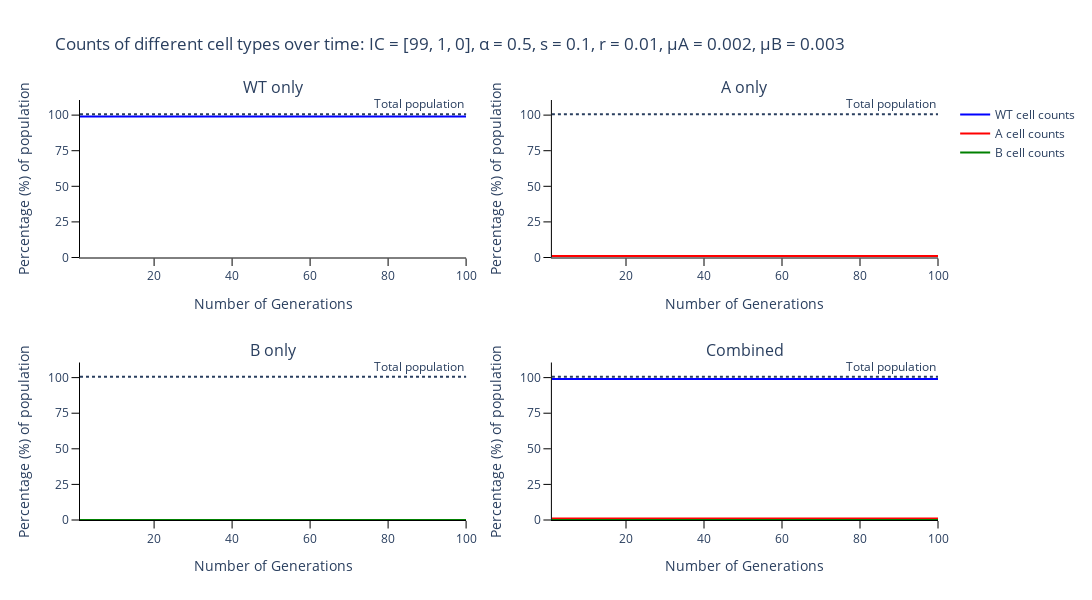

Notebook code for this chart:
### Markdown cell above
### Plot output of Gillespie for the different species of cells

### Code cell
# Trace names - represent the type of cells for the simulation
trace_name = ['{} cell counts'.format(s) for s in species]

# Names of panels
panels = ['{} only'.format(s) for s in species]
panels.append('Combined')

fig = go.Figure()
fig = make_subplots(rows=int(np.ceil(len(panels)/2)), cols=2, subplot_titles=tuple('{}'.format(p) for p in panels))

# Add traces to the separate counts panels
for s, spec in enumerate(species):
    fig.add_trace(
        go.Scatter(
            y=output_algorithm[:, s],
            x=times,
            mode='lines',
            name=trace_name[s],
            line_color=colours[s]
        ),
        row= int(np.floor(s / 2)) + 1,
        col= s % 2 + 1
    )

# Add traces to last total panel
for s, spec in enumerate(species):
    fig.add_trace(
        go.Scatter(
            y=output_algorithm[:, s],
            x=times,
            mode='lines',
            name=trace_name[s],
            line_color=colours[s],
            showlegend=False
        ),
        row=int(np.ceil(len(panels)/2)),
        col=2
    )

for p, _ in enumerate(panels):
    fig.add_hline(
        y=sum(initial_population),
        line_dash='dot',
        annotation_text='Total population', fillcolor='black',
        annotation_position='top right',
        row= int(np.floor(p / 2)) + 1,
        col= p % 2 + 1)

    fig.update_yaxes(ticks='outside', tickcolor='black', ticklen=7.5, title_text='Percentage (%) of population', row=int(np.floor(p / 2)) + 1, col=p % 2 + 1)
    fig.update_xaxes(ticks='outside', tickcolor='black', ticklen=7.5, title_text='Number of Generations', row=int(np.floor(p / 2)) + 1, col=p % 2 + 1)


# Add axis labels
fig.update_layout(
    title='Counts of different cell types over time: IC = {}, α = {}, s = {}, r = {}, μA = {}, μB = {}'.format(parameters[0:3], parameters[3], parameters[4], parameters[5], parameters[6], parameters[7]),
    width=1100, 
    height=600,
    plot_bgcolor='white',
    xaxis=dict(
        linecolor='black'
        ),
    yaxis=dict(
        linecolor='black',
        range = [0, sum(initial_population)+10],
        tickvals=np.arange(0, sum(initial_population)+1, 25).tolist(),
        ticktext=['0', '25', '50', '75', '100']),
    xaxis2=dict(
        linecolor='black'
        ),
    yaxis2=dict(
        linecolor='black',
        range = [0, sum(initial_population)+10],
        tickvals=np.arange(0, sum(initial_population)+1, 25).tolist(),
        ticktext=['0', '25', '50', '75', '100']),
    xaxis3=dict(
        linecolor='black'
        ),
    yaxis3=dict(
        linecolor='black',
        range = [0, sum(initial_population)+10],
        tickvals=np.arange(0, sum(initial_population)+1, 25).tolist(),
        ticktext=['0', '25', '50', '75', '100']),
    xaxis4=dict(
        linecolor='black'
        ),
    yaxis4=dict(
        linecolor='black',
        range = [0, sum(initial_population)+10],
        tickvals=np.arange(0, sum(initial_population)+1, 25).tolist(),
        ticktext=['0', '25', '50', '75', '100']),
    #legend=dict(
    #    orientation="h",
    #    yanchor="bottom",
    #    y=1.02,
    #    xanchor="right",
    #    x=1
    #)
    )

fig.write_image('images/Stem-counts-gillespie.pdf')
fig.show()

### Figure 1 — Plotly figure (JSON) as saved in the notebook; plotly's stock layout.template omitted (floating-point values rounded to 4 significant figures)
{"data": [{"line": {"color": "blue"}, "mode": "lines", "name": "WT cell counts", "type": "scatter", "x": [1, 2, 3, 4, 5, 6, 7, 8, 9, 10, 11, 12, 13, 14, 15, 16, 17, 18, 19, 20, 21, 22, 23, 24, 25, 26, 27, 28, 29, 30, 31, 32, 33, 34, 35, 36, 37, 38, 39, 40, 41, 42, 43, 44, 45, 46, 47, 48, 49, 50, 51, 52, 53, 54, 55, 56, 57, 58, 59, 60, 61, 62, 63, 64, 65, 66, 67, 68, 69, 70, 71, 72, 73, 74, 75, 76, 77, 78, 79, 80, 81, 82, 83, 84, 85, 86, 87, 88, 89, 90, 91, 92, 93, 94, 95, 96, 97, 98, 99, 100], "xaxis": "x", "y": [99, 99, 99, 99, 99, 99, 99, 99, 99, 99, 99, 99, 99, 99, 99, 99, 99, 99, 99, 99, 99, 99, 99, 99, 99, 99, 99, 99, 99, 99, 99, 99, 99, 99, 99, 99, 99, 99, 99, 99, 99, 99, 99, 99, 99, 99, 99, 99, 99, 99, 99, 99, 99, 99, 99, 99, 99, 99, 99, 99, 99, 99, 99, 99, 99, 99, 99, 99, 99, 99, 99, 99, 99, 99, 99, 99, 99, 99, 99, 99, 99, 99, 99, 99, 99, 99, 99, 99, 99, 99, 99, 99, 99, 99, 99, 99, 99, 99, 99, 99], "yaxis": "y"}, {"line": {"color": "red"}, "mode": "lines", "name": "A cell counts", "type": "scatter", "x": [1, 2, 3, 4, 5, 6, 7, 8, 9, 10, 11, 12, 13, 14, 15, 16, 17, 18, 19, 20, 21, 22, 23, 24, 25, 26, 27, 28, 29, 30, 31, 32, 33, 34, 35, 36, 37, 38, 39, 40, 41, 42, 43, 44, 45, 46, 47, 48, 49, 50, 51, 52, 53, 54, 55, 56, 57, 58, 59, 60, 61, 62, 63, 64, 65, 66, 67, 68, 69, 70, 71, 72, 73, 74, 75, 76, 77, 78, 79, 80, 81, 82, 83, 84, 85, 86, 87, 88, 89, 90, 91, 92, 93, 94, 95, 96, 97, 98, 99, 100], "xaxis": "x2", "y": [1, 1, 1, 1, 1, 1, 1, 1, 1, 1, 1, 1, 1, 1, 1, 1, 1, 1, 1, 1, 1, 1, 1, 1, 1, 1, 1, 1, 1, 1, 1, 1, 1, 1, 1, 1, 1, 1, 1, 1, 1, 1, 1, 1, 1, 1, 1, 1, 1, 1, 1, 1, 1, 1, 1, 1, 1, 1, 1, 1, 1, 1, 1, 1, 1, 1, 1, 1, 1, 1, 1, 1, 1, 1, 1, 1, 1, 1, 1, 1, 1, 1, 1, 1, 1, 1, 1, 1, 1, 1, 1, 1, 1, 1, 1, 1, 1, 1, 1, 1], "yaxis": "y2"}, {"line": {"color": "green"}, "mode": "lines", "name": "B cell counts", "type": "scatter", "x": [1, 2, 3, 4, 5, 6, 7, 8, 9, 10, 11, 12, 13, 14, 15, 16, 17, 18, 19, 20, 21, 22, 23, 24, 25, 26, 27, 28, 29, 30, 31, 32, 33, 34, 35, 36, 37, 38, 39, 40, 41, 42, 43, 44, 45, 46, 47, 48, 49, 50, 51, 52, 53, 54, 55, 56, 57, 58, 59, 60, 61, 62, 63, 64, 65, 66, 67, 68, 69, 70, 71, 72, 73, 74, 75, 76, 77, 78, 79, 80, 81, 82, 83, 84, 85, 86, 87, 88, 89, 90, 91, 92, 93, 94, 95, 96, 97, 98, 99, 100], "xaxis": "x3", "y": [0, 0, 0, 0, 0, 0, 0, 0, 0, 0, 0, 0, 0, 0, 0, 0, 0, 0, 0, 0, 0, 0, 0, 0, 0, 0, 0, 0, 0, 0, 0, 0, 0, 0, 0, 0, 0, 0, 0, 0, 0, 0, 0, 0, 0, 0, 0, 0, 0, 0, 0, 0, 0, 0, 0, 0, 0, 0, 0, 0, 0, 0, 0, 0, 0, 0, 0, 0, 0, 0, 0, 0, 0, 0, 0, 0, 0, 0, 0, 0, 0, 0, 0, 0, 0, 0, 0, 0, 0, 0, 0, 0, 0, 0, 0, 0, 0, 0, 0, 0], "yaxis": "y3"}, {"line": {"color": "blue"}, "mode": "lines", "name": "WT cell counts", "showlegend": false, "type": "scatter", "x": [1, 2, 3, 4, 5, 6, 7, 8, 9, 10, 11, 12, 13, 14, 15, 16, 17, 18, 19, 20, 21, 22, 23, 24, 25, 26, 27, 28, 29, 30, 31, 32, 33, 34, 35, 36, 37, 38, 39, 40, 41, 42, 43, 44, 45, 46, 47, 48, 49, 50, 51, 52, 53, 54, 55, 56, 57, 58, 59, 60, 61, 62, 63, 64, 65, 66, 67, 68, 69, 70, 71, 72, 73, 74, 75, 76, 77, 78, 79, 80, 81, 82, 83, 84, 85, 86, 87, 88, 89, 90, 91, 92, 93, 94, 95, 96, 97, 98, 99, 100], "xaxis": "x4", "y": [99, 99, 99, 99, 99, 99, 99, 99, 99, 99, 99, 99, 99, 99, 99, 99, 99, 99, 99, 99, 99, 99, 99, 99, 99, 99, 99, 99, 99, 99, 99, 99, 99, 99, 99, 99, 99, 99, 99, 99, 99, 99, 99, 99, 99, 99, 99, 99, 99, 99, 99, 99, 99, 99, 99, 99, 99, 99, 99, 99, 99, 99, 99, 99, 99, 99, 99, 99, 99, 99, 99, 99, 99, 99, 99, 99, 99, 99, 99, 99, 99, 99, 99, 99, 99, 99, 99, 99, 99, 99, 99, 99, 99, 99, 99, 99, 99, 99, 99, 99], "yaxis": "y4"}, {"line": {"color": "red"}, "mode": "lines", "name": "A cell counts", "showlegend": false, "type": "scatter", "x": [1, 2, 3, 4, 5, 6, 7, 8, 9, 10, 11, 12, 13, 14, 15, 16, 17, 18, 19, 20, 21, 22, 23, 24, 25, 26, 27, 28, 29, 30, 31, 32, 33, 34, 35, 36, 37, 38, 39, 40, 41, 42, 43, 44, 45, 46, 47, 48, 49, 50, 51, 52, 53, 54, 55, 56, 57, 58, 59, 60, 61, 62, 63, 64, 65, 66, 67, 68, 69, 70, 71, 72, 73, 74, 75, 76, 77, 78, 79, 80, 81, 82, 83, 84, 85, 86, 87, 88, 89, 90, 91, 92, 93, 94, 95, 96, 97, 98, 99, 100], "xaxis": "x4", "y": [1, 1, 1, 1, 1, 1, 1, 1, 1, 1, 1, 1, 1, 1, 1, 1, 1, 1, 1, 1, 1, 1, 1, 1, 1, 1, 1, 1, 1, 1, 1, 1, 1, 1, 1, 1, 1, 1, 1, 1, 1, 1, 1, 1, 1, 1, 1, 1, 1, 1, 1, 1, 1, 1, 1, 1, 1, 1, 1, 1, 1, 1, 1, 1, 1, 1, 1, 1, 1, 1, 1, 1, 1, 1, 1, 1, 1, 1, 1, 1, 1, 1, 1, 1, 1, 1, 1, 1, 1, 1, 1, 1, 1, 1, 1, 1, 1, 1, 1, 1], "yaxis": "y4"}, {"line": {"color": "green"}, "mode": "lines", "name": "B cell counts", "showlegend": false, "type": "scatter", "x": [1, 2, 3, 4, 5, 6, 7, 8, 9, 10, 11, 12, 13, 14, 15, 16, 17, 18, 19, 20, 21, 22, 23, 24, 25, 26, 27, 28, 29, 30, 31, 32, 33, 34, 35, 36, 37, 38, 39, 40, 41, 42, 43, 44, 45, 46, 47, 48, 49, 50, 51, 52, 53, 54, 55, 56, 57, 58, 59, 60, 61, 62, 63, 64, 65, 66, 67, 68, 69, 70, 71, 72, 73, 74, 75, 76, 77, 78, 79, 80, 81, 82, 83, 84, 85, 86, 87, 88, 89, 90, 91, 92, 93, 94, 95, 96, 97, 98, 99, 100], "xaxis": "x4", "y": [0, 0, 0, 0, 0, 0, 0, 0, 0, 0, 0, 0, 0, 0, 0, 0, 0, 0, 0, 0, 0, 0, 0, 0, 0, 0, 0, 0, 0, 0, 0, 0, 0, 0, 0, 0, 0, 0, 0, 0, 0, 0, 0, 0, 0, 0, 0, 0, 0, 0, 0, 0, 0, 0, 0, 0, 0, 0, 0, 0, 0, 0, 0, 0, 0, 0, 0, 0, 0, 0, 0, 0, 0, 0, 0, 0, 0, 0, 0, 0, 0, 0, 0, 0, 0, 0, 0, 0, 0, 0, 0, 0, 0, 0, 0, 0, 0, 0, 0, 0], "yaxis": "y4"}], "layout": {"annotations": [{"font": {"size": 16}, "showarrow": false, "text": "WT only", "x": 0.225, "xanchor": "center", "xref": "paper", "y": 1, "yanchor": "bottom", "yref": "paper"}, {"font": {"size": 16}, "showarrow": false, "text": "A only", "x": 0.775, "xanchor": "center", "xref": "paper", "y": 1, "yanchor": "bottom", "yref": "paper"}, {"font": {"size": 16}, "showarrow": false, "text": "B only", "x": 0.225, "xanchor": "center", "xref": "paper", "y": 0.375, "yanchor": "bottom", "yref": "paper"}, {"font": {"size": 16}, "showarrow": false, "text": "Combined", "x": 0.775, "xanchor": "center", "xref": "paper", "y": 0.375, "yanchor": "bottom", "yref": "paper"}, {"showarrow": false, "text": "Total population", "x": 1, "xanchor": "right", "xref": "x domain", "y": 100.6, "yanchor": "bottom", "yref": "y"}, {"showarrow": false, "text": "Total population", "x": 1, "xanchor": "right", "xref": "x2 domain", "y": 100.6, "yanchor": "bottom", "yref": "y2"}, {"showarrow": false, "text": "Total population", "x": 1, "xanchor": "right", "xref": "x3 domain", "y": 100.6, "yanchor": "bottom", "yref": "y3"}, {"showarrow": false, "text": "Total population", "x": 1, "xanchor": "right", "xref": "x4 domain", "y": 100.6, "yanchor": "bottom", "yref": "y4"}], "height": 600, "plot_bgcolor": "white", "shapes": [{"fillcolor": "black", "line": {"dash": "dot"}, "type": "line", "x0": 0, "x1": 1, "xref": "x domain", "y0": 100.6, "y1": 100.6, "yref": "y"}, {"fillcolor": "black", "line": {"dash": "dot"}, "type": "line", "x0": 0, "x1": 1, "xref": "x2 domain", "y0": 100.6, "y1": 100.6, "yref": "y2"}, {"fillcolor": "black", "line": {"dash": "dot"}, "type": "line", "x0": 0, "x1": 1, "xref": "x3 domain", "y0": 100.6, "y1": 100.6, "yref": "y3"}, {"fillcolor": "black", "line": {"dash": "dot"}, "type": "line", "x0": 0, "x1": 1, "xref": "x4 domain", "y0": 100.6, "y1": 100.6, "yref": "y4"}], "title": {"text": "Counts of different cell types over time: IC = [99, 1, 0], α = 0.5, s = 0.1, r = 0.01, μA = 0.002, μB = 0.003"}, "width": 1100, "xaxis": {"anchor": "y", "domain": [0, 0.45], "linecolor": "black", "tickcolor": "black", "ticklen": 7.5, "ticks": "outside", "title": {"text": "Number of Generations"}}, "xaxis2": {"anchor": "y2", "domain": [0.55, 1], "linecolor": "black", "tickcolor": "black", "ticklen": 7.5, "ticks": "outside", "title": {"text": "Number of Generations"}}, "xaxis3": {"anchor": "y3", "domain": [0, 0.45], "linecolor": "black", "tickcolor": "black", "ticklen": 7.5, "ticks": "outside", "title": {"text": "Number of Generations"}}, "xaxis4": {"anchor": "y4", "domain": [0.55, 1], "linecolor": "black", "tickcolor": "black", "ticklen": 7.5, "ticks": "outside", "title": {"text": "Number of Generations"}}, "yaxis": {"anchor": "x", "domain": [0.625, 1], "linecolor": "black", "range": [0, 110.6], "tickcolor": "black", "ticklen": 7.5, "ticks": "outside", "ticktext": ["0", "25", "50", "75", "100"], "tickvals": [0, 25, 50, 75, 100], "title": {"text": "Percentage (%) of population"}}, "yaxis2": {"anchor": "x2", "domain": [0.625, 1], "linecolor": "black", "range": [0, 110.6], "tickcolor": "black", "ticklen": 7.5, "ticks": "outside", "ticktext": ["0", "25", "50", "75", "100"], "tickvals": [0, 25, 50, 75, 100], "title": {"text": "Percentage (%) of population"}}, "yaxis3": {"anchor": "x3", "domain": [0, 0.375], "linecolor": "black", "range": [0, 110.6], "tickcolor": "black", "ticklen": 7.5, "ticks": "outside", "ticktext": ["0", "25", "50", "75", "100"], "tickvals": [0, 25, 50, 75, 100], "title": {"text": "Percentage (%) of population"}}, "yaxis4": {"anchor": "x4", "domain": [0, 0.375], "linecolor": "black", "range": [0, 110.6], "tickcolor": "black", "ticklen": 7.5, "ticks": "outside", "ticktext": ["0", "25", "50", "75", "100"], "tickvals": [0, 25, 50, 75, 100], "title": {"text": "Percentage (%) of population"}}}}
